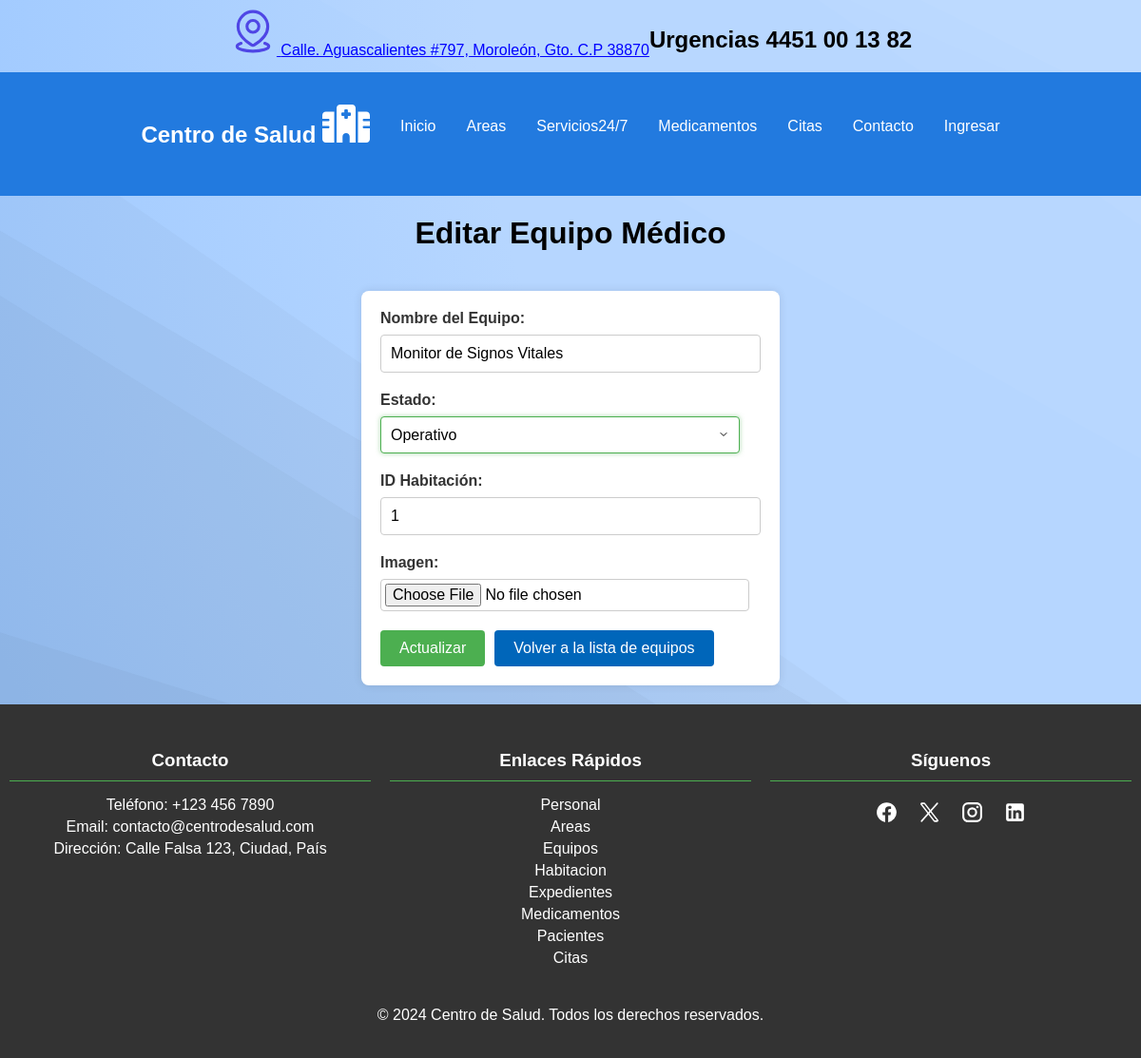
/editar_equipo.php?id=1, run on the app's committed database.
### tables this page shows
CREATE TABLE Equipos_Medicos (
    id_equipo INT AUTO_INCREMENT PRIMARY KEY,
    nombre_equipo VARCHAR(100),
    estado BOOLEAN,
    id_habitacion INT,
    img LONGBLOB,
    FOREIGN KEY (id_habitacion) REFERENCES Habitaciones(id_habitacion)
);

### editar_equipo.php (the view, shortened to what this page needs)
<!DOCTYPE html>
<html lang="es">
<head>
    <link rel="stylesheet" href="css/style.css">
</head>
<body>
<?php include 'assets/header.php'; ?>
    <h1>Editar Equipo Médico</h1>
    <?php
    include 'includes/conexion.php';
    if (isset($_GET['id'])) {
        $id_equipo = $_GET['id'];
        $sql = "SELECT * FROM Equipos_Medicos WHERE id_equipo = $id_equipo";
        $resultado = $conn->query($sql);
        if ($resultado->num_rows > 0) {
            $equipo = $resultado->fetch_assoc();
            ?>
            <form action="actualizar_equipo.php" method="post" enctype="multipart/form-data">
                <label for="nombre_equipo">Nombre del Equipo:</label>
                <input type="text" id="nombre_equipo" name="nombre_equipo" value="<?php echo $equipo['nombre_equipo']; ?>" required><br>
                <label for="estado">Estado:</label>
                <select id="estado" name="estado" required>
                    <option value="1" <?php if ($equipo['estado']) echo 'selected'; ?>>Operativo</option>
                </select><br>
                <label for="id_habitacion">ID Habitación:</label>
                <input type="number" id="id_habitacion" name="id_habitacion" value="<?php echo $equipo['id_habitacion']; ?>" required><br>
                <label for="img">Imagen:</label>
                <input type="file" id="img" name="img" accept="image/*"><br>
                <div class="inputdiv">
            <input type="submit" value="Actualizar">
            <a href="equipos.php">Volver a la lista de equipos</a>
        </div>
            </form>
            <?php
        } else {
            echo "No se encontró el equipo.";
        }
    }
    ?>
</body>
</html>

### css/style.css (style rules this page uses)
body { display: flex; flex-direction: column; min-height: 100vh; justify-content: center; align-items: center; font-family: Arial, sans-serif; margin: 0; }
footer { width: 100%; background-color: #333; color: white; padding: 20px 0; text-align: center; }
footer .container { display: flex; flex-wrap: wrap; justify-content: space-around; max-width: 1366px; margin: 0 auto; }
footer .column { flex: 1; margin: 10px; min-width: 200px; }
footer h3 { border-bottom: 1px solid #4CAF50; padding-bottom: 10px; margin-bottom: 10px; }
footer ul { list-style-type: none; padding: 0; }
footer ul li { margin: 5px 0; }
footer ul li a { color: white; text-decoration: none; }
footer .social-icons { display: flex; justify-content: center; margin: 20px 0; }
footer .social-icons a { color: white; text-decoration: none; margin: 0 10px; font-size: 24px; }
form { font-family: Arial, sans-serif; background-color: #fff; padding: 20px; border-radius: 8px; box-shadow: 0 0 10px rgba(0, 0, 0, 0.1); width: 100%; max-width: 400px; margin: 20px; }
form label { display: block; margin-bottom: 8px; font-weight: bold; color: #333; }
form input[type="email"], form input[type="password"], form input[type="datetime-local"], form input[type="text"], form input[type="number"], form input[type="file"], form select, form textarea { width: calc(100% - 22px); padding: 10px; margin-bottom: 20px; border: 1px solid #ccc; border-radius: 4px; font-size: 16px; }
form input[type="file"] { padding: 4px; }
form select { appearance: none; background-color: #fff; background-size: 12px; }
form select:required, form textarea:focus { border-color: #4CAF50; box-shadow: 0 0 5px rgba(76, 175, 80, 0.5); outline: none; }
.inputdiv { display: flex; align-items: center; gap: 10px; }
input[type="submit"], .inputdiv a { padding: 10px 20px; text-decoration: none; color: #fff; background-color: #4CAF50; border: none; border-radius: 4px; cursor: pointer; font-size: 16px; text-align: center; }
.inputdiv a { background-color: #0066ba; }

### data on the page
equipos_medicos: nombre_equipo "Monitor de Signos Vitales", estado "Operativo", id_habitacion "1"
